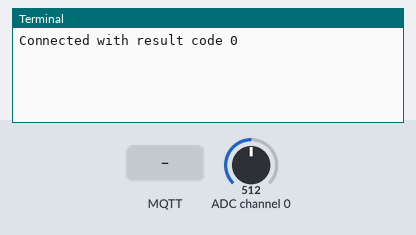
Recording of a program running on a simulated Raspberry Pi (BCM pin numbers). On the bench: the last lines printed to the terminal. Inputs (shaded band) come from the test bench; at power-on: ADC channel 0 = 512 (analog values on the 0–1023 scale). No MQTT or app messages arrive unless stated.

Above: at 1.3 s.
1.4 s: MQTT message "1" arrives on the first subscribed topic
At 2.6 s:
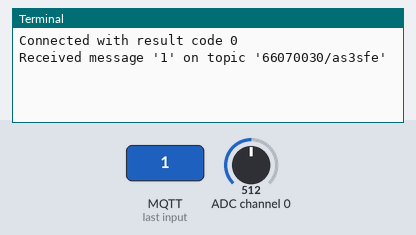
2.9 s: MQTT message "on" arrives on the first subscribed topic
At 4.0 s:
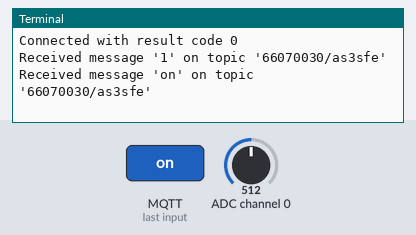
4.4 s: MQTT message "off" arrives on the first subscribed topic
At 5.2 s:
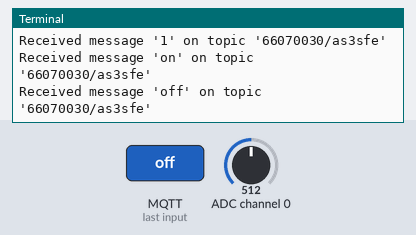

The program:

real_time_web.py
```python
import paho.mqtt.client as mqtt
import spidev
import time

spi = spidev.SpiDev()
spi.open(0, 0)
spi.max_speed_hz = 500000


MQTT_BROKER = 'mqtt-dashboard.com'
MQTT_PORT = 1883
MQTT_TOPIC = '66070030/as3sfe'

# Define the callback functions
def on_connect(client, userdata, flags, rc):
    print(f"Connected with result code {rc}")
    # Subscribe to the topic once connected
    client.subscribe(MQTT_TOPIC)

def on_message(client, userdata, message):
    text = message.payload.decode()
    print(f"Received message '{text}' on topic '{message.topic}'")


def ReadChannel(channel):
    adc = spi.xfer2([6 | (channel & 4) >> 2, (channel & 3) << 6, 0])
    data = ((adc[1] & 15) << 8) + adc[2]
    return data

# Create a new MQTT client instance
client = mqtt.Client()

# Set the callback functions
client.on_connect = on_connect
client.on_message = on_message

# Connect to the broker
client.connect(MQTT_BROKER, MQTT_PORT, 60)

# Start the loop to process network traffic and dispatch callbacks
client.loop_start()

try:
    # Keep the script running
    while True:
        reading = ReadChannel(0)
        voltage = (reading * 3.3) / 4096
        percent = reading / 4096 * 100
        time.sleep(0.2)
        client.publish(MQTT_TOPIC, percent)
        time.sleep(0.5)
except KeyboardInterrupt:
    # Stop the loop and disconnect gracefully on keyboard interrupt
    client.loop_stop()
    client.disconnect()
```

Measured:
- after the input at 1.4 s, the terminal: prints a new line at once (image 1)
- after the input at 2.9 s, the terminal: prints a new line at once (image 2)
- after the input at 4.4 s, the terminal: prints a new line at once (image 3)
